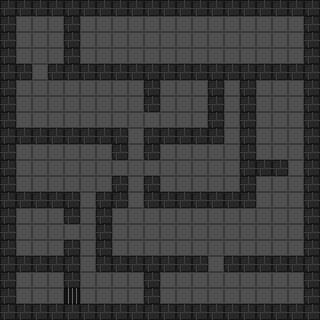

Rendered tile map (Tiled .tmx) drawn with the repository's tilesets; below, a short description and the full map source, tile grids included:
An orthogonal 20x20 tile map with 16x16 px tiles, 3 tile layers (Ground, Walls, SecretWalls) and 3 objects (PlayerSpawn, SewageDrain, Portal).

<map version="1.10" tiledversion="1.12.2" orientation="orthogonal" renderorder="right-down" width="20" height="20" tilewidth="16" tileheight="16" infinite="0" nextlayerid="5" nextobjectid="4">
 <tileset firstgid="1" name="dungeon_tileset" tilewidth="16" tileheight="16" tilecount="16" columns="4">
  <image source="../images/dungeon_tilesheet.png" width="64" height="64" />
 </tileset>
 <layer id="1" name="Ground" width="20" height="20">
  <data encoding="csv">
1,1,1,1,1,1,1,1,1,1,1,1,1,1,1,1,1,1,1,1,
1,1,1,1,1,1,1,1,1,1,1,1,1,1,1,1,1,1,1,1,
1,1,1,1,1,1,1,1,1,1,1,1,1,1,1,1,1,1,1,1,
1,1,1,1,1,1,1,1,1,1,1,1,1,1,1,1,1,1,1,1,
1,1,1,1,1,1,1,1,1,1,1,1,1,1,1,1,1,1,1,1,
1,1,1,1,1,1,1,1,1,1,1,1,1,1,1,1,1,1,1,1,
1,1,1,1,1,1,1,1,1,1,1,1,1,1,1,1,1,1,1,1,
1,1,1,1,1,1,1,1,1,1,1,1,1,1,1,1,1,1,1,1,
1,1,1,1,1,1,1,1,1,1,1,1,1,1,1,1,1,1,1,1,
1,1,1,1,1,1,1,1,1,1,1,1,1,1,1,1,1,1,1,1,
1,1,1,1,1,1,1,1,1,1,1,1,1,1,1,1,1,1,1,1,
1,1,1,1,1,1,1,1,1,1,1,1,1,1,1,1,1,1,1,1,
1,1,1,1,1,1,1,1,1,1,1,1,1,1,1,1,1,1,1,1,
1,1,1,1,1,1,1,1,1,1,1,1,1,1,1,1,1,1,1,1,
1,1,1,1,1,1,1,1,1,1,1,1,1,1,1,1,1,1,1,1,
1,1,1,1,1,1,1,1,1,1,1,1,1,1,1,1,1,1,1,1,
1,1,1,1,1,1,1,1,1,1,1,1,1,1,1,1,1,1,1,1,
1,1,1,1,1,1,1,1,1,1,1,1,1,1,1,1,1,1,1,1,
1,1,1,1,1,1,1,1,1,1,1,1,1,1,1,1,1,1,1,1,
1,1,1,1,1,1,1,1,1,1,1,1,1,1,1,1,1,1,1,1
</data>
 </layer>
 <layer id="2" name="Walls" width="20" height="20">
  <data encoding="csv">
2,2,2,2,2,2,2,2,2,2,2,2,2,2,2,2,2,2,2,2,
2,0,0,0,2,0,0,0,0,0,0,0,0,0,0,0,0,0,0,2,
2,0,0,0,2,0,0,0,0,0,0,0,0,0,0,0,0,0,0,2,
2,0,0,0,2,0,0,0,0,0,0,0,0,0,0,0,0,0,0,2,
2,2,0,2,2,2,2,2,2,2,2,2,2,2,0,2,2,2,2,2,
2,0,0,0,0,0,0,0,0,2,0,0,0,2,0,2,0,0,0,2,
2,0,0,0,0,0,0,0,0,2,0,0,0,2,0,2,0,0,0,2,
2,0,0,0,0,0,0,0,0,0,0,0,0,2,0,2,0,0,0,2,
2,2,2,2,2,2,2,2,0,2,2,2,2,2,0,2,0,0,0,2,
2,0,0,0,0,0,0,2,0,2,0,0,0,0,0,2,0,0,0,2,
2,0,0,0,0,0,0,0,0,0,0,0,0,0,0,2,2,2,0,2,
2,0,0,0,0,0,0,2,0,2,0,0,0,0,0,2,0,0,0,2,
2,2,2,2,2,0,2,2,0,2,2,2,2,2,2,2,0,0,0,2,
2,0,0,0,2,0,2,0,0,0,0,0,0,0,0,0,0,0,0,2,
2,0,0,0,0,0,2,0,0,0,0,0,0,0,0,0,0,0,0,2,
2,0,0,0,2,0,2,0,0,0,0,0,0,0,0,0,0,0,0,2,
2,2,0,2,2,0,2,2,2,2,2,2,2,0,2,2,2,2,2,2,
2,0,0,0,2,0,0,0,0,2,0,0,0,0,0,0,0,0,0,2,
2,0,0,0,3,0,0,0,0,2,0,0,0,0,0,0,0,0,0,2,
2,2,2,2,2,2,2,2,2,2,2,2,2,2,2,2,2,2,2,2
</data>
 </layer>
 <layer id="3" name="SecretWalls" width="20" height="20">
  <data encoding="csv">
0,0,0,0,0,0,0,0,0,0,0,0,0,0,0,0,0,0,0,0,
0,0,0,0,0,0,0,0,0,0,0,0,0,0,0,0,0,0,0,0,
0,0,0,0,0,0,0,0,0,0,0,0,0,0,0,0,0,0,0,0,
0,0,0,0,0,0,0,0,0,0,0,0,0,0,0,0,0,0,0,0,
0,0,0,0,0,0,0,0,0,0,0,0,0,0,2,0,0,0,0,0,
0,0,0,0,0,0,0,0,0,0,0,0,0,0,0,0,0,0,0,0,
0,0,0,0,0,0,0,0,0,0,0,0,0,0,0,0,0,0,0,0,
0,0,0,0,0,0,0,0,0,0,0,0,0,0,0,0,0,0,0,0,
0,0,0,0,0,0,0,0,0,0,0,0,0,0,0,0,0,0,0,0,
0,0,0,0,0,0,0,0,0,0,0,0,0,0,0,0,0,0,0,0,
0,0,0,0,0,0,0,0,0,0,0,0,0,0,0,0,0,0,0,0,
0,0,0,0,0,0,0,0,0,0,0,0,0,0,0,0,0,0,0,0,
0,0,0,0,0,0,0,0,0,0,0,0,0,0,0,0,0,0,0,0,
0,0,0,0,0,0,0,0,0,0,0,0,0,0,0,0,0,0,0,0,
0,0,0,0,0,0,0,0,0,0,0,0,0,0,0,0,0,0,0,0,
0,0,0,0,0,0,0,0,0,0,0,0,0,0,0,0,0,0,0,0,
0,0,2,0,0,0,0,0,0,0,0,0,0,0,0,0,0,0,0,0,
0,0,0,0,0,0,0,0,0,0,0,0,0,0,0,0,0,0,0,0,
0,0,0,0,0,0,0,0,0,0,0,0,0,0,0,0,0,0,0,0,
0,0,0,0,0,0,0,0,0,0,0,0,0,0,0,0,0,0,0,0
</data>
 </layer>
 <objectgroup id="4" name="Objects">
  <object id="1" name="PlayerSpawn" x="24" y="24" />
  <object id="2" name="SewageDrain" x="256.086" y="32.841" width="16" height="16" />
  <object id="3" name="Portal" x="272" y="272" width="16" height="16" />
 </objectgroup>
</map>
